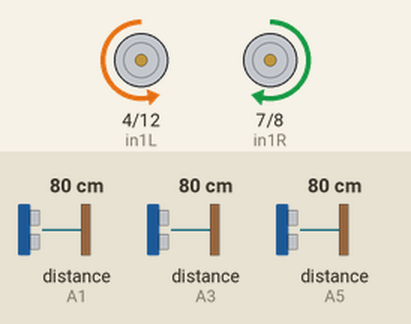
Simulated run of this sketch. Board: Arduino Uno, built with avr-gcc and run on an emulated ATmega328P. Shown: motor-driver pin pairs drawn as motors (green arrow = first pin HIGH = forward, orange = second pin HIGH = backward, longer = more drive, scaled by the enable pin). Wiring (inferred from the names in the program): 3 × ultrasonic range finder: trigger A0, echo A1 / trigger A2, echo A3 / trigger A4, echo A5. Inputs (shaded band) come from the test bench; at power-on: distance to the obstacle (sensors on A3, A1, A5) 80 cm. The echo pulse lasts 58.3 µs per cm.

Above: at 1.7 s.
1.8 s: distance to the obstacle (sensor on A3) set to 21 cm
At 2.01 s:
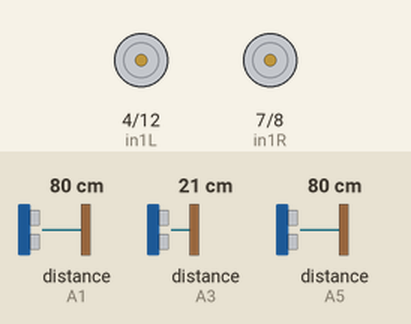
4.8 s: distance to the obstacle (sensor on A3) set to 17 cm
At 6.0 s:
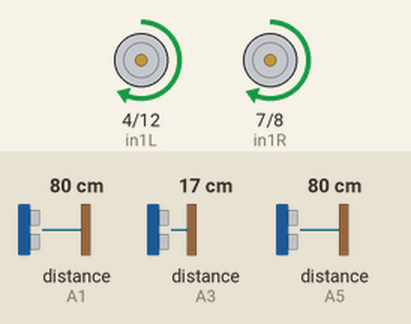
6.4 s: distance to the obstacle (sensor on A1) set to 21 cm
7.9 s: distance to the obstacle (sensor on A1) set to 16 cm
At 8.36 s:
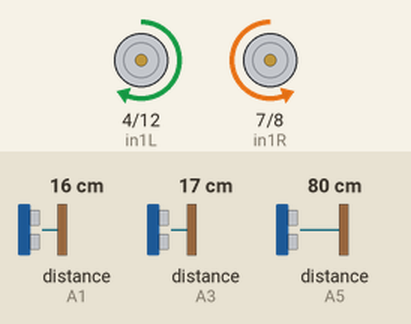
10.9 s: distance to the obstacle (sensor on A3) set to 35 cm
13.9 s: distance to the obstacle (sensor on A3) set to 2 cm
Timing chart, 0 to 17.9 s (numbered marks = the images above; inputs shaded):
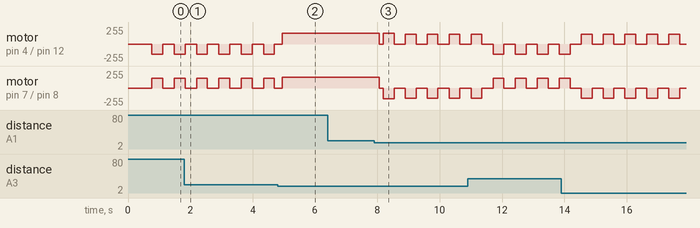

Measured:
- the behaviour switches between 19 and 18 cm on distance to the obstacle (sensor on A3) (found by bisection; images 1 and 2)
- the behaviour switches between 19 and 18 cm on distance to the obstacle (sensor on A1) (found by bisection; images 2 and 3)
- after the input at 6.4 s, every drawn part: stays the same
- by itself, motor on pin 4 (in1L) / pin 12 (in2L): alternates backward 150/255 for 0.35 s and stopped for 0.37 s
- by itself, motor on pin 7 (in1R) / pin 8 (in2R): alternates forward 150/255 for 0.35 s and stopped for 0.37 s

The sketch:

main.ino
```cpp
// tune
#define CELL_CM        20
#define WALL_THRESH_CM 18
#define TURN_TIME_MS   350
#define ADJUST_MS      120
#define FWD_SPEED      160
#define TURN_SPEED     150
#define READS          3

// ultrasonic pin
const int trigFront = A0;
const int echoFront = A1;

const int trigLeft  = A2;
const int echoLeft  = A3;

const int trigRight = A4;
const int echoRight = A5;

// motor drivver pin
const int in1R = 7;   // Right IN1
const int in2R = 8;   // Right IN2
const int enR  = 6;   // Right ENA (PWM)

const int in1L = 4;   // Left IN3
const int in2L = 12;  // Left IN4
const int enL  = 5;   // Left ENB (PWM)

// ultrasonic read
long readUS(const int trig, const int echo) {
  digitalWrite(trig, LOW);  delayMicroseconds(2);
  digitalWrite(trig, HIGH); delayMicroseconds(10);
  digitalWrite(trig, LOW);
  unsigned long duration = pulseIn(echo, HIGH, 50000UL);
  if (duration == 0) return 400;
  long cm = (long)(duration * 0.034 / 2.0);
  if (cm < 2) cm = 2; if (cm > 400) cm = 400;
  return cm;
}

long readMedianCM(const int trig, const int echo) {
  long a[READS];
  for (int i = 0; i < READS; i++) {
    a[i] = readUS(trig, echo);
    delay(10);
  }
  for (int i = 0; i < READS-1; i++)
    for (int j = i+1; j < READS; j++)
      if (a[j] < a[i]) { long t=a[i]; a[i]=a[j]; a[j]=t; }
  return a[READS/2];
}

// motor drive
void setMotor(int in1, int in2, int en, int pwm) {
  if (pwm > 255) pwm = 255;
  if (pwm < -255) pwm = -255;

  if (pwm > 0) {
    digitalWrite(in1, HIGH);
    digitalWrite(in2, LOW);
    analogWrite(en, pwm);
  } else if (pwm < 0) {
    digitalWrite(in1, LOW);
    digitalWrite(in2, HIGH);
    analogWrite(en, -pwm);
  } else {
    digitalWrite(in1, LOW);
    digitalWrite(in2, LOW);
    analogWrite(en, 0);
  }
}

void stopNow() {
  setMotor(in1L, in2L, enL, 0);
  setMotor(in1R, in2R, enR, 0);
}

void forward(int pwm) {
  setMotor(in1L, in2L, enL, pwm);
  setMotor(in1R, in2R, enR, pwm);
}

void turnLeft(int pwm) {
  setMotor(in1L, in2L, enL, -pwm);
  setMotor(in1R, in2R, enR,  pwm);
}

void turnRight(int pwm) {
  setMotor(in1L, in2L, enL,  pwm);
  setMotor(in1R, in2R, enR, -pwm);
}

// set up
void setup() {
  // Ultrasonic
  pinMode(trigFront, OUTPUT); pinMode(echoFront, INPUT);
  pinMode(trigLeft,  OUTPUT); pinMode(echoLeft,  INPUT);
  pinMode(trigRight, OUTPUT); pinMode(echoRight, INPUT);
  digitalWrite(trigFront, LOW);
  digitalWrite(trigLeft,  LOW);
  digitalWrite(trigRight, LOW);

  // Motors
  pinMode(in1R, OUTPUT); pinMode(in2R, OUTPUT); pinMode(enR, OUTPUT);
  pinMode(in1L, OUTPUT); pinMode(in2L, OUTPUT); pinMode(enL, OUTPUT);

  stopNow();
  delay(500);
}

//loop
// Left-hand rule: ซ้ายว่าง => เลี้ยวซ้าย, หน้าตัน => เลี้ยวขวา, ไม่งั้นไปตรง
void loop() {
  long dF = readMedianCM(trigFront, echoFront);
  long dL = readMedianCM(trigLeft,  echoLeft);
  long dR = readMedianCM(trigRight, echoRight);

  bool wallF = (dF < WALL_THRESH_CM);
  bool wallL = (dL < WALL_THRESH_CM);

  if (!wallL) { // ซ้ายโล่ง => เลี้ยวซ้าย
    stopNow();              delay(ADJUST_MS);
    turnLeft(TURN_SPEED);   delay(TURN_TIME_MS);
    stopNow();              delay(ADJUST_MS);
  }
  else if (wallF) { // หน้าตัน => เลี้ยวขวา
    stopNow();              delay(ADJUST_MS);
    turnRight(TURN_SPEED);  delay(TURN_TIME_MS);
    stopNow();              delay(ADJUST_MS);
  }
  else { // ไปตรง
    forward(FWD_SPEED);
    delay(120);
  }
}
```
